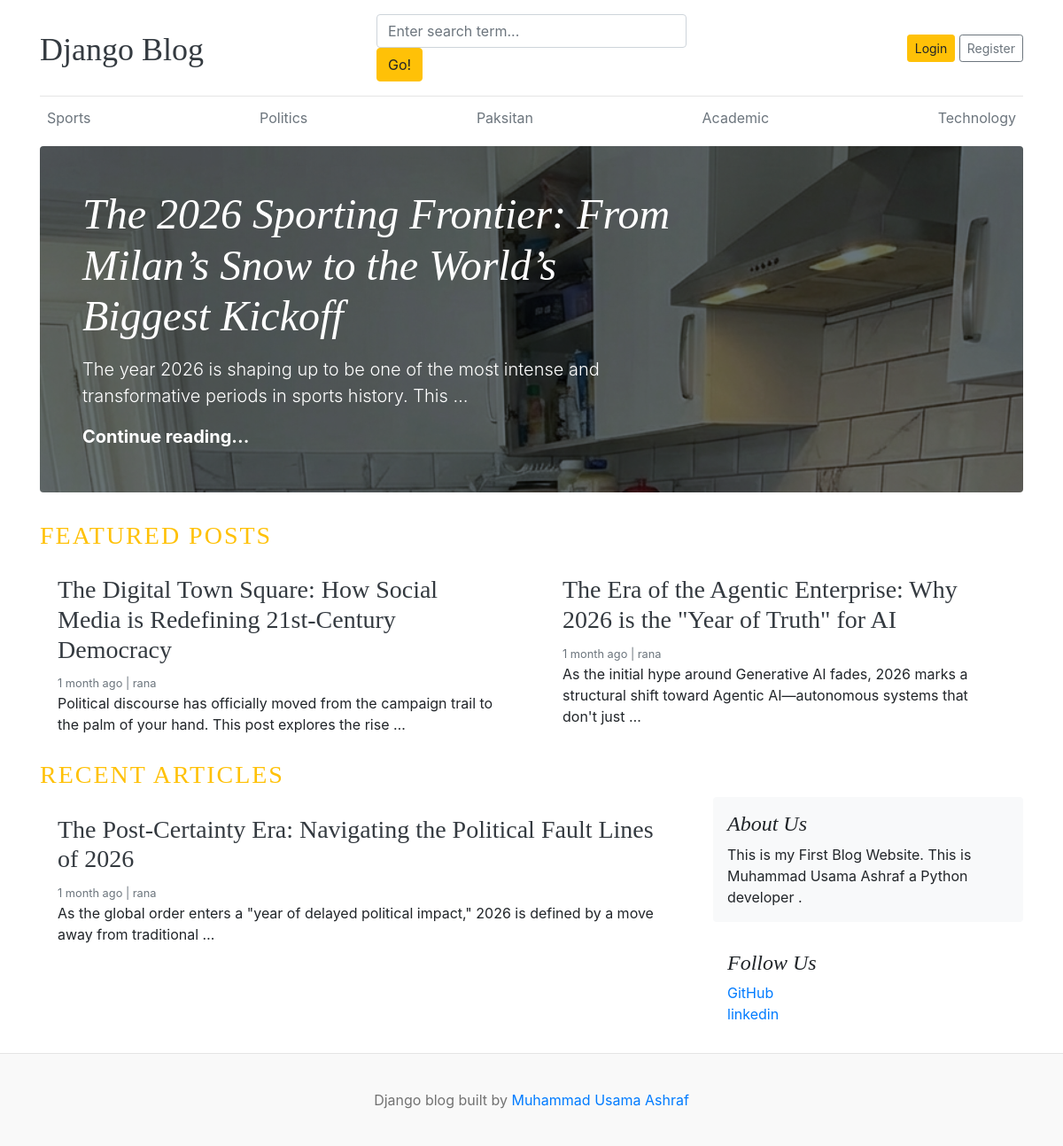
The page / on the database its author committed.
### blogs/models.py (models this page shows, shortened)
class Category(models.Model):
    category_name = models.CharField(max_length=50, unique=True)
    created_at = models.DateTimeField(auto_now_add=True)
    updated_at = models.DateTimeField(auto_now=True)
    class Meta:
        verbose_name_plural = "categories"

class Blog(models.Model):
    title = models.CharField(max_length=100)
    slug = models.SlugField(max_length=150, unique=True, blank=True)
    category = models.ForeignKey(Category, on_delete=models.CASCADE)
    author = models.ForeignKey(User, on_delete=models.CASCADE)
    featured_image = models.ImageField(upload_to="uploads/%Y/%m/%d/")
    short_description = models.TextField(max_length=500)
    blog_body = models.TextField(max_length=2000)
    status = models.CharField(max_length=20, choices=STATUS_CHOICES, default="Draft")
    is_featured = models.BooleanField(default=False)
    created_at = models.DateTimeField(auto_now_add=True)
    updated_at = models.DateTimeField(auto_now=True)

### aboutus/models.py (models this page shows, shortened)
class About(models.Model):
    about_heading = models.CharField(max_length=25)
    about_description = models.CharField(max_length=255)
    created_at = models.DateTimeField(auto_now_add=True)
    updated_at = models.DateTimeField(auto_now=True)
    class Meta:
        verbose_name_plural = "About"

class SocialLinks(models.Model):
    platform = models.CharField(max_length=25)
    link = models.URLField(max_length=200)
    created_at = models.DateTimeField(auto_now_add=True)
    updated_at = models.DateTimeField(auto_now=True)

### config/views.py (the view)
# urls.py: 2. Add a URL to urlpatterns:  path('', views.home, name='home')
def home(request):
    featured_posts = Blog.objects.filter(is_featured=True).order_by("updated_at")
    posts = Blog.objects.filter(
        is_featured=False,
        status="Published",
    )
    try:
        about = About.objects.get()
    except:
        about = None
    context = {
        "featured_posts": featured_posts,
        "posts": posts,
        "about": about,
    }
    return render(request, "home.html", context)

### blogs/context_processors.py (called while the page is built)
def get_categories(request):
    categories = Category.objects.all()
    return dict(categories=categories)

def get_social_links(request):
    links = SocialLinks.objects.all()
    return dict(links=links)

### templates/home.html
{% extends 'base.html' %}
{% block content %}
    {% for post in featured_posts %}
        {% if forloop.first %}
            <div class="jumbotron p-3 p-md-5 text-white rounded bg-dark"
                 style="background-image: url({{ post.featured_image.url }});
                        background-blend-mode: overlay;
                        background-size:cover">
                <div class="col-md-8 px-0">
                    <h1 class="display-4 font-italic">{{ post.title }}</h1>
                    <p class="lead my-3">{{ post.short_description | truncatewords:20 }}</p>
                    <p class="lead mb-0">
                        <a href="{% url 'blogs' post.slug %}"
                           class="text-white font-weight-bold">Continue reading...</a>
                    </p>
                </div>
            </div>
        {% endif %}
    {% endfor %}
    <h3 class="text-uppercase text-warning" style="letter-spacing: 2px;">Featured Posts</h3>
    <div class="row mb-2">
        {% for post in featured_posts %}
            {% if not forloop.first %}
                <div class="col-md-6">
                    <div class="card border-0">
                        <div class="card-body">
                            <h3>
                                <a href="{% url 'blogs' post.slug %}" class="text-dark">{{ post.title }}</a>
                            </h3>
                            <small class="mb-1 text-muted">{{ post.created_at|timesince }} ago | {{ post.author }}</small>
                            <p class="card-text">{{ post.short_description | truncatewords:20 }}</p>
                        </div>
                    </div>
                </div>
            {% endif %}
        {% endfor %}
    </div>
    <h3 class="text-uppercase text-warning" style="letter-spacing: 2px;">Recent Articles</h3>
    <main role="main" class="container p-0">
        <div class="row">
            <div class="col-md-8 blog-main">
                {% for post in posts %}
                    <div class="card border-0">
                        <div class="card-body">
                            <h3>
                                <a href="{% url 'blogs' post.slug %}" class="text-dark">{{ post.title }}</a>
                            </h3>
                            <small class="mb-1 text-muted">{{ post.created_at|timesince }} ago | {{ post.author }}</small>
                            <p class="card-text">{{ post.short_description | truncatewords:20 }}</p>
                        </div>
                    </div>
                {% endfor %}
            </div>
            <aside class="col-md-4 blog-sidebar">
                <div class="p-3 mb-3 bg-light rounded">
                    <h4 class="font-italic">{{ about.about_heading }}</h4>
                    <p class="mb-0">{{ about.about_description }}</p>
                </div>
                {% if links %}
                    <div class="p-3">
                        <h4 class="font-italic">Follow Us</h4>
                        <ol class="list-unstyled">
                            {% for link in links %}
                                <li>
                                    <a href="{{ link.link }}">{{ link.platform }}</a>
                                </li>
                            {% endfor %}
                        </ol>
                    </div>
                {% endif %}
            </aside>
        </div>
    </main>
</div>
{% endblock %}

### templates/base.html (shortened to what this page needs)
{% load static %}
<!DOCTYPE html>
<html lang="en">
    <head>
        <link href="https://getbootstrap.com/docs/4.0/dist/css/bootstrap.min.css"
              rel="stylesheet">
        <link href="{% static 'css/blog.css' %}" rel="stylesheet">
        <link rel="stylesheet"
              href="https://cdnjs.cloudflare.com/ajax/libs/font-awesome/4.7.0/css/font-awesome.min.css">
    </head>
    <body>
        <div class="container">
            <header class="blog-header py-3">
                <div class="row flex-nowrap justify-content-between align-items-center">
                    <div class="col-4 pt-1">
                        <a class="blog-header-logo text-dark" href="/">Django Blog</a>
                    </div>
                    <div class="col-4">
                        <form action="{% url 'search' %}" method="GET">
                            <input class="form-control"
                                   type="text"
                                   name="keyword"
                                   value="{{ keyword }}"
                                   placeholder="Enter search term..."
                                   aria-label="Enter search term..."
                                   aria-describedby="button-search" />
                            <button class="btn btn-warning id=" button-search" type="submit">Go!
                            </button>
                        </form>
                    </div>
                    <div class="col-4 d-flex justify-content-end align-items-center">
                        {% if not user.is_authenticated %}
                            <a class="btn btn-sm btn-warning" href="{% url 'login' %}">Login</a> &nbsp;
                            <a class="btn btn-sm btn-outline-secondary" href="{% url 'register' %}">Register</a>
                        {% endif %}
                    </div>
                </div>
            </header>
            <div class="nav-scroller py-1 mb-2">
                <nav class="nav d-flex justify-content-between">
                    {% for cat in categories %}
                        <a class="p-2 text-muted" href="{% url 'posts_by_category' cat.id %}">{{ cat.category_name }}</a>
                    {% endfor %}
                </nav>
            </div>
            {% block content %}{% endblock %}
            <footer class="blog-footer">
                <p>
                    Django blog built by <a href="https://github.com/oyrana">Muhammad Usama Ashraf</a>
                </p>
            </footer>
        </body>
    </html>

### config/static/css/blog.css (style rules this page uses)
.blog-header { border-bottom: 1px solid #e5e5e5; }
.blog-header-logo { font-family: "Playfair Display", Georgia, "Times New Roman", serif; font-size: 2.25rem; }
h1, h2, h3, h4, h5, h6 { font-family: "Playfair Display", Georgia, "Times New Roman", serif; }
.display-4 { font-size: 2.5rem; }
@media (min-width: 768px) { .display-4 { font-size: 3rem; } }
.blog-footer { padding: 2.5rem 0; color: #727272; text-align: center; background-color: #f9f9f9; border-top: .05rem solid #e5e5e5; }
.blog-footer p:last-child { margin-bottom: 0; }

### rows shown on the page
Category: category_name "Sports"
Category: category_name "Politics"
Category: category_name "Paksitan"
Category: category_name "Academic"
Category: category_name "Technology"
Blog: featured_image (placeholder picture), title "The 2026 Sporting Frontier: From Milan’s Snow to the World’s Biggest Kickoff", short_description "The year 2026 is shaping up to be one of the most intense and transformative periods in sports history. This …"
Blog: title "The Digital Town Square: How Social Media is Redefining 21st-Century Democracy", created_at "1 month", author "rana", short_description "Political discourse has officially moved from the campaign trail to the palm of your hand. This post explores the rise …"
Blog: title "The Era of the Agentic Enterprise: Why 2026 is the \"Year of Truth\" for AI", created_at "1 month", author "rana", short_description "As the initial hype around Generative AI fades, 2026 marks a structural shift toward Agentic AI—autonomous systems that don't just …"
Blog: title "The Post-Certainty Era: Navigating the Political Fault Lines of 2026", created_at "1 month", author "rana", short_description "As the global order enters a \"year of delayed political impact,\" 2026 is defined by a move away from traditional …"
About: about_heading "About Us", about_description "This is my First Blog Website. This is Muhammad Usama Ashraf a Python developer ."
SocialLinks: platform "GitHub"
SocialLinks: platform "linkedin"
